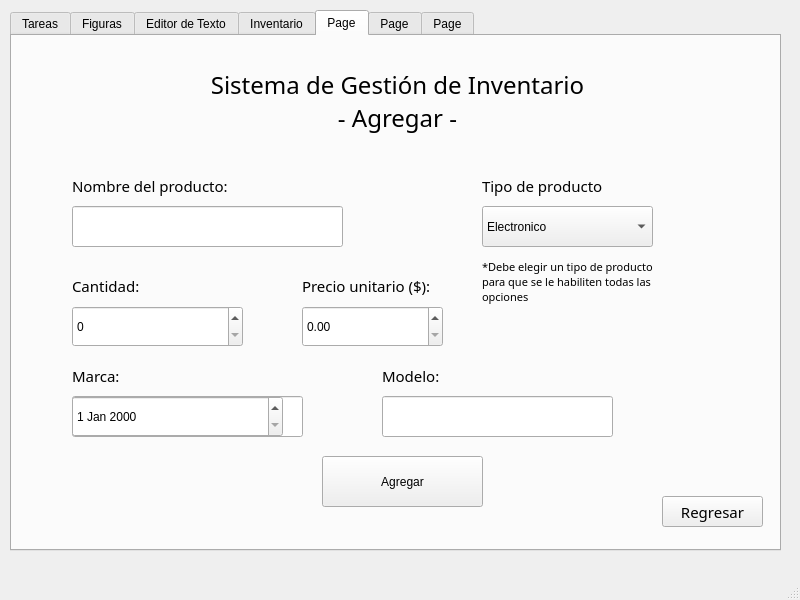
<?xml version="1.0" encoding="UTF-8"?>
<ui version="4.0">
 <class>MainWindow</class>
 <widget class="QMainWindow" name="MainWindow">
  <property name="geometry">
   <rect>
    <x>0</x>
    <y>0</y>
    <width>800</width>
    <height>600</height>
   </rect>
  </property>
  <property name="windowTitle">
   <string>MainWindow</string>
  </property>
  <widget class="QWidget" name="centralwidget">
   <widget class="QTabWidget" name="tabWidget">
    <property name="geometry">
     <rect>
      <x>10</x>
      <y>10</y>
      <width>771</width>
      <height>541</height>
     </rect>
    </property>
    <property name="currentIndex">
     <number>4</number>
    </property>
    <property name="tabBarAutoHide">
     <bool>false</bool>
    </property>
    <widget class="QWidget" name="tab">
     <attribute name="title">
      <string>Tareas</string>
     </attribute>
     <widget class="QLabel" name="label_2">
      <property name="geometry">
       <rect>
        <x>20</x>
        <y>20</y>
        <width>711</width>
        <height>71</height>
       </rect>
      </property>
      <property name="font">
       <font>
        <family>Sitka</family>
        <pointsize>26</pointsize>
       </font>
      </property>
      <property name="text">
       <string>Sistema de Gestión de Tareas</string>
      </property>
      <property name="alignment">
       <set>Qt::AlignmentFlag::AlignCenter</set>
      </property>
     </widget>
     <widget class="QLabel" name="label_14">
      <property name="geometry">
       <rect>
        <x>60</x>
        <y>110</y>
        <width>251</width>
        <height>20</height>
       </rect>
      </property>
      <property name="font">
       <font>
        <family>Sitka Display</family>
        <pointsize>11</pointsize>
       </font>
      </property>
      <property name="text">
       <string>Tarea:</string>
      </property>
     </widget>
     <widget class="QLineEdit" name="lE_tarea">
      <property name="geometry">
       <rect>
        <x>60</x>
        <y>140</y>
        <width>271</width>
        <height>41</height>
       </rect>
      </property>
     </widget>
     <widget class="QComboBox" name="comboBox_tipoTarea">
      <property name="geometry">
       <rect>
        <x>60</x>
        <y>230</y>
        <width>231</width>
        <height>41</height>
       </rect>
      </property>
      <item>
       <property name="text">
        <string>Diaria</string>
       </property>
      </item>
      <item>
       <property name="text">
        <string>Semanal</string>
       </property>
      </item>
     </widget>
     <widget class="QLabel" name="label_15">
      <property name="geometry">
       <rect>
        <x>60</x>
        <y>200</y>
        <width>251</width>
        <height>20</height>
       </rect>
      </property>
      <property name="font">
       <font>
        <family>Sitka Display</family>
        <pointsize>11</pointsize>
       </font>
      </property>
      <property name="text">
       <string>Tipo de tarea:</string>
      </property>
     </widget>
     <widget class="QLabel" name="label_16">
      <property name="geometry">
       <rect>
        <x>450</x>
        <y>110</y>
        <width>251</width>
        <height>20</height>
       </rect>
      </property>
      <property name="font">
       <font>
        <family>Sitka Display</family>
        <pointsize>11</pointsize>
       </font>
      </property>
      <property name="text">
       <string>Tareas Agregadas</string>
      </property>
      <property name="alignment">
       <set>Qt::AlignmentFlag::AlignCenter</set>
      </property>
     </widget>
     <widget class="QLabel" name="label_17">
      <property name="geometry">
       <rect>
        <x>60</x>
        <y>290</y>
        <width>251</width>
        <height>20</height>
       </rect>
      </property>
      <property name="font">
       <font>
        <family>Sitka Display</family>
        <pointsize>11</pointsize>
       </font>
      </property>
      <property name="text">
       <string>Fecha de inicio:</string>
      </property>
     </widget>
     <widget class="QLineEdit" name="lE_infoTarea">
      <property name="geometry">
       <rect>
        <x>60</x>
        <y>410</y>
        <width>271</width>
        <height>41</height>
       </rect>
      </property>
      <property name="text">
       <string/>
      </property>
     </widget>
     <widget class="QLabel" name="label_18">
      <property name="geometry">
       <rect>
        <x>60</x>
        <y>380</y>
        <width>251</width>
        <height>20</height>
       </rect>
      </property>
      <property name="font">
       <font>
        <family>Sitka Display</family>
        <pointsize>11</pointsize>
       </font>
      </property>
      <property name="text">
       <string>Descripcion:</string>
      </property>
     </widget>
     <widget class="QPushButton" name="btn_aceptarTarea">
      <property name="geometry">
       <rect>
        <x>490</x>
        <y>400</y>
        <width>171</width>
        <height>61</height>
       </rect>
      </property>
      <property name="text">
       <string>Aceptar</string>
      </property>
     </widget>
     <widget class="QDateEdit" name="fecha_tarea">
      <property name="geometry">
       <rect>
        <x>60</x>
        <y>320</y>
        <width>231</width>
        <height>41</height>
       </rect>
      </property>
     </widget>
     <widget class="QTextEdit" name="tE_reporte">
      <property name="geometry">
       <rect>
        <x>420</x>
        <y>140</y>
        <width>311</width>
        <height>231</height>
       </rect>
      </property>
      <property name="readOnly">
       <bool>true</bool>
      </property>
     </widget>
    </widget>
    <widget class="QWidget" name="tab_5">
     <attribute name="title">
      <string>Figuras</string>
     </attribute>
     <widget class="QGraphicsView" name="graphicsView">
      <property name="geometry">
       <rect>
        <x>30</x>
        <y>20</y>
        <width>481</width>
        <height>441</height>
       </rect>
      </property>
     </widget>
     <widget class="QPushButton" name="btn_triangulo">
      <property name="geometry">
       <rect>
        <x>560</x>
        <y>210</y>
        <width>171</width>
        <height>61</height>
       </rect>
      </property>
      <property name="text">
       <string>Triángulo</string>
      </property>
     </widget>
     <widget class="QPushButton" name="btn_circulo">
      <property name="geometry">
       <rect>
        <x>560</x>
        <y>120</y>
        <width>171</width>
        <height>61</height>
       </rect>
      </property>
      <property name="text">
       <string>Círculo</string>
      </property>
     </widget>
     <widget class="QPushButton" name="btn_rectangulo">
      <property name="geometry">
       <rect>
        <x>560</x>
        <y>300</y>
        <width>171</width>
        <height>61</height>
       </rect>
      </property>
      <property name="text">
       <string>Rectángulo</string>
      </property>
     </widget>
     <widget class="QLabel" name="label_19">
      <property name="geometry">
       <rect>
        <x>510</x>
        <y>40</y>
        <width>251</width>
        <height>61</height>
       </rect>
      </property>
      <property name="font">
       <font>
        <family>Sitka Display</family>
        <pointsize>14</pointsize>
       </font>
      </property>
      <property name="text">
       <string>Elija la figura que
 quiera dibujar</string>
      </property>
      <property name="alignment">
       <set>Qt::AlignmentFlag::AlignCenter</set>
      </property>
     </widget>
    </widget>
    <widget class="QWidget" name="tab_2">
     <attribute name="title">
      <string>Editor de Texto</string>
     </attribute>
     <widget class="QTextEdit" name="tE_editor">
      <property name="geometry">
       <rect>
        <x>80</x>
        <y>200</y>
        <width>611</width>
        <height>191</height>
       </rect>
      </property>
     </widget>
     <widget class="QPushButton" name="btn_bold">
      <property name="geometry">
       <rect>
        <x>260</x>
        <y>140</y>
        <width>61</width>
        <height>41</height>
       </rect>
      </property>
      <property name="font">
       <font>
        <pointsize>11</pointsize>
        <bold>true</bold>
       </font>
      </property>
      <property name="text">
       <string>B</string>
      </property>
     </widget>
     <widget class="QPushButton" name="btn_cursive">
      <property name="geometry">
       <rect>
        <x>420</x>
        <y>140</y>
        <width>61</width>
        <height>41</height>
       </rect>
      </property>
      <property name="font">
       <font>
        <pointsize>11</pointsize>
        <italic>true</italic>
       </font>
      </property>
      <property name="text">
       <string>K</string>
      </property>
     </widget>
     <widget class="QPushButton" name="btn_underline">
      <property name="geometry">
       <rect>
        <x>340</x>
        <y>140</y>
        <width>61</width>
        <height>41</height>
       </rect>
      </property>
      <property name="font">
       <font>
        <pointsize>11</pointsize>
        <underline>true</underline>
       </font>
      </property>
      <property name="text">
       <string>U</string>
      </property>
     </widget>
     <widget class="QLabel" name="label_3">
      <property name="geometry">
       <rect>
        <x>30</x>
        <y>50</y>
        <width>711</width>
        <height>71</height>
       </rect>
      </property>
      <property name="font">
       <font>
        <family>Sitka</family>
        <pointsize>28</pointsize>
       </font>
      </property>
      <property name="text">
       <string>Editor de Texto </string>
      </property>
      <property name="alignment">
       <set>Qt::AlignmentFlag::AlignCenter</set>
      </property>
     </widget>
    </widget>
    <widget class="QWidget" name="tab_3">
     <attribute name="title">
      <string>Inventario</string>
     </attribute>
     <widget class="QLabel" name="label">
      <property name="geometry">
       <rect>
        <x>30</x>
        <y>30</y>
        <width>711</width>
        <height>71</height>
       </rect>
      </property>
      <property name="font">
       <font>
        <family>Sitka</family>
        <pointsize>26</pointsize>
       </font>
      </property>
      <property name="text">
       <string>Sistema de Gestión de Inventario</string>
      </property>
      <property name="alignment">
       <set>Qt::AlignmentFlag::AlignCenter</set>
      </property>
     </widget>
     <widget class="QPushButton" name="btn_agregarM">
      <property name="geometry">
       <rect>
        <x>300</x>
        <y>140</y>
        <width>171</width>
        <height>61</height>
       </rect>
      </property>
      <property name="font">
       <font>
        <family>Sitka Display</family>
        <pointsize>11</pointsize>
       </font>
      </property>
      <property name="text">
       <string>Agregar</string>
      </property>
     </widget>
     <widget class="QPushButton" name="btn_eliminarM">
      <property name="geometry">
       <rect>
        <x>300</x>
        <y>230</y>
        <width>171</width>
        <height>61</height>
       </rect>
      </property>
      <property name="font">
       <font>
        <family>Sitka Display</family>
        <pointsize>11</pointsize>
       </font>
      </property>
      <property name="text">
       <string>Eliminar</string>
      </property>
     </widget>
     <widget class="QPushButton" name="btn_modificarM">
      <property name="geometry">
       <rect>
        <x>300</x>
        <y>320</y>
        <width>171</width>
        <height>61</height>
       </rect>
      </property>
      <property name="font">
       <font>
        <family>Sitka Display</family>
        <pointsize>11</pointsize>
       </font>
      </property>
      <property name="text">
       <string>Modificar</string>
      </property>
     </widget>
    </widget>
    <widget class="QWidget" name="tab_4">
     <attribute name="title">
      <string>Page</string>
     </attribute>
     <widget class="QLineEdit" name="lE_nombreProd1">
      <property name="geometry">
       <rect>
        <x>60</x>
        <y>170</y>
        <width>271</width>
        <height>41</height>
       </rect>
      </property>
     </widget>
     <widget class="QLabel" name="label_9">
      <property name="geometry">
       <rect>
        <x>60</x>
        <y>240</y>
        <width>101</width>
        <height>20</height>
       </rect>
      </property>
      <property name="font">
       <font>
        <family>Sitka Display</family>
        <pointsize>11</pointsize>
       </font>
      </property>
      <property name="text">
       <string>Cantidad:</string>
      </property>
     </widget>
     <widget class="QDoubleSpinBox" name="dSpinBox_precioProd">
      <property name="geometry">
       <rect>
        <x>290</x>
        <y>270</y>
        <width>141</width>
        <height>41</height>
       </rect>
      </property>
      <property name="maximum">
       <double>999999.000000000000000</double>
      </property>
     </widget>
     <widget class="QLabel" name="label_10">
      <property name="geometry">
       <rect>
        <x>290</x>
        <y>240</y>
        <width>151</width>
        <height>20</height>
       </rect>
      </property>
      <property name="font">
       <font>
        <family>Sitka Display</family>
        <pointsize>11</pointsize>
       </font>
      </property>
      <property name="text">
       <string>Precio unitario ($):</string>
      </property>
     </widget>
     <widget class="QPushButton" name="btn_agregarProd">
      <property name="geometry">
       <rect>
        <x>310</x>
        <y>420</y>
        <width>161</width>
        <height>51</height>
       </rect>
      </property>
      <property name="text">
       <string>Agregar</string>
      </property>
     </widget>
     <widget class="QLabel" name="label_11">
      <property name="geometry">
       <rect>
        <x>60</x>
        <y>140</y>
        <width>251</width>
        <height>20</height>
       </rect>
      </property>
      <property name="font">
       <font>
        <family>Sitka Display</family>
        <pointsize>11</pointsize>
       </font>
      </property>
      <property name="text">
       <string>Nombre del producto:</string>
      </property>
     </widget>
     <widget class="QSpinBox" name="spinBox_cantProd">
      <property name="geometry">
       <rect>
        <x>60</x>
        <y>270</y>
        <width>171</width>
        <height>41</height>
       </rect>
      </property>
      <property name="maximum">
       <number>999999</number>
      </property>
     </widget>
     <widget class="QComboBox" name="comboBox_TipoProd">
      <property name="geometry">
       <rect>
        <x>470</x>
        <y>170</y>
        <width>171</width>
        <height>41</height>
       </rect>
      </property>
      <item>
       <property name="text">
        <string>Electronico</string>
       </property>
      </item>
      <item>
       <property name="text">
        <string>Ropa</string>
       </property>
      </item>
      <item>
       <property name="text">
        <string>Alimento</string>
       </property>
      </item>
     </widget>
     <widget class="QLabel" name="label_12">
      <property name="geometry">
       <rect>
        <x>470</x>
        <y>140</y>
        <width>171</width>
        <height>20</height>
       </rect>
      </property>
      <property name="font">
       <font>
        <family>Sitka Display</family>
        <pointsize>11</pointsize>
       </font>
      </property>
      <property name="text">
       <string>Tipo de producto</string>
      </property>
     </widget>
     <widget class="QLabel" name="label_13">
      <property name="geometry">
       <rect>
        <x>30</x>
        <y>30</y>
        <width>711</width>
        <height>71</height>
       </rect>
      </property>
      <property name="font">
       <font>
        <family>Sitka</family>
        <pointsize>18</pointsize>
       </font>
      </property>
      <property name="text">
       <string>Sistema de Gestión de Inventario
- Agregar -</string>
      </property>
      <property name="alignment">
       <set>Qt::AlignmentFlag::AlignCenter</set>
      </property>
     </widget>
     <widget class="QLabel" name="lbl_new">
      <property name="geometry">
       <rect>
        <x>60</x>
        <y>330</y>
        <width>251</width>
        <height>20</height>
       </rect>
      </property>
      <property name="font">
       <font>
        <family>Sitka Display</family>
        <pointsize>11</pointsize>
       </font>
      </property>
      <property name="text">
       <string>Marca:</string>
      </property>
     </widget>
     <widget class="QLineEdit" name="lE_new">
      <property name="geometry">
       <rect>
        <x>60</x>
        <y>360</y>
        <width>231</width>
        <height>41</height>
       </rect>
      </property>
     </widget>
     <widget class="QLabel" name="lbl_new2">
      <property name="geometry">
       <rect>
        <x>370</x>
        <y>330</y>
        <width>381</width>
        <height>20</height>
       </rect>
      </property>
      <property name="font">
       <font>
        <family>Sitka Display</family>
        <pointsize>11</pointsize>
       </font>
      </property>
      <property name="text">
       <string>Modelo:</string>
      </property>
     </widget>
     <widget class="QLineEdit" name="lE_new2">
      <property name="geometry">
       <rect>
        <x>370</x>
        <y>360</y>
        <width>231</width>
        <height>41</height>
       </rect>
      </property>
     </widget>
     <widget class="QSpinBox" name="spinBox_talla">
      <property name="geometry">
       <rect>
        <x>60</x>
        <y>360</y>
        <width>121</width>
        <height>41</height>
       </rect>
      </property>
     </widget>
     <widget class="QDateEdit" name="dateEdit">
      <property name="geometry">
       <rect>
        <x>60</x>
        <y>360</y>
        <width>211</width>
        <height>41</height>
       </rect>
      </property>
     </widget>
     <widget class="QLabel" name="label_28">
      <property name="geometry">
       <rect>
        <x>470</x>
        <y>210</y>
        <width>231</width>
        <height>71</height>
       </rect>
      </property>
      <property name="font">
       <font>
        <family>Sitka Display</family>
        <pointsize>8</pointsize>
       </font>
      </property>
      <property name="text">
       <string>*Debe elegir un tipo de producto 
para que se le habiliten todas las 
opciones</string>
      </property>
     </widget>
     <widget class="QPushButton" name="btn_regresar1">
      <property name="geometry">
       <rect>
        <x>650</x>
        <y>460</y>
        <width>101</width>
        <height>31</height>
       </rect>
      </property>
      <property name="font">
       <font>
        <family>Sitka Display</family>
        <pointsize>11</pointsize>
       </font>
      </property>
      <property name="text">
       <string>Regresar</string>
      </property>
     </widget>
    </widget>
    <widget class="QWidget" name="tab_6">
     <attribute name="title">
      <string>Page</string>
     </attribute>
     <widget class="QLabel" name="label_31">
      <property name="geometry">
       <rect>
        <x>30</x>
        <y>30</y>
        <width>711</width>
        <height>71</height>
       </rect>
      </property>
      <property name="font">
       <font>
        <family>Sitka</family>
        <pointsize>18</pointsize>
       </font>
      </property>
      <property name="text">
       <string>Sistema de Gestión de Inventario
- Eliminar -</string>
      </property>
      <property name="alignment">
       <set>Qt::AlignmentFlag::AlignCenter</set>
      </property>
     </widget>
     <widget class="QComboBox" name="comboBox_eliminar">
      <property name="geometry">
       <rect>
        <x>170</x>
        <y>190</y>
        <width>441</width>
        <height>111</height>
       </rect>
      </property>
     </widget>
     <widget class="QPushButton" name="btn_eliminar">
      <property name="geometry">
       <rect>
        <x>310</x>
        <y>340</y>
        <width>151</width>
        <height>51</height>
       </rect>
      </property>
      <property name="text">
       <string>Eliminar</string>
      </property>
     </widget>
     <widget class="QLabel" name="label_20">
      <property name="geometry">
       <rect>
        <x>270</x>
        <y>140</y>
        <width>271</width>
        <height>20</height>
       </rect>
      </property>
      <property name="font">
       <font>
        <family>Sitka Display</family>
        <pointsize>11</pointsize>
       </font>
      </property>
      <property name="text">
       <string>Elija el producto que desea eliminar</string>
      </property>
     </widget>
     <widget class="QPushButton" name="btn_regresar1_2">
      <property name="geometry">
       <rect>
        <x>640</x>
        <y>440</y>
        <width>101</width>
        <height>31</height>
       </rect>
      </property>
      <property name="font">
       <font>
        <family>Sitka Display</family>
        <pointsize>11</pointsize>
       </font>
      </property>
      <property name="text">
       <string>Regresar</string>
      </property>
     </widget>
    </widget>
    <widget class="QWidget" name="tab_13">
     <attribute name="title">
      <string>Page</string>
     </attribute>
     <widget class="QLabel" name="label_32">
      <property name="geometry">
       <rect>
        <x>30</x>
        <y>30</y>
        <width>711</width>
        <height>71</height>
       </rect>
      </property>
      <property name="font">
       <font>
        <family>Sitka</family>
        <pointsize>18</pointsize>
       </font>
      </property>
      <property name="text">
       <string>Sistema de Gestión de Inventario
- Modificar -</string>
      </property>
      <property name="alignment">
       <set>Qt::AlignmentFlag::AlignCenter</set>
      </property>
     </widget>
     <widget class="QPushButton" name="btn_modificar">
      <property name="geometry">
       <rect>
        <x>610</x>
        <y>390</y>
        <width>141</width>
        <height>61</height>
       </rect>
      </property>
      <property name="text">
       <string>Modificar</string>
      </property>
     </widget>
     <widget class="QLineEdit" name="lE_new_2">
      <property name="geometry">
       <rect>
        <x>50</x>
        <y>410</y>
        <width>231</width>
        <height>41</height>
       </rect>
      </property>
     </widget>
     <widget class="QDoubleSpinBox" name="dSpinBox_precioProd_2">
      <property name="geometry">
       <rect>
        <x>580</x>
        <y>300</y>
        <width>141</width>
        <height>41</height>
       </rect>
      </property>
      <property name="maximum">
       <double>9999999.000000000000000</double>
      </property>
     </widget>
     <widget class="QLabel" name="label_22">
      <property name="geometry">
       <rect>
        <x>350</x>
        <y>270</y>
        <width>101</width>
        <height>20</height>
       </rect>
      </property>
      <property name="font">
       <font>
        <family>Sitka Display</family>
        <pointsize>11</pointsize>
       </font>
      </property>
      <property name="text">
       <string>Cantidad:</string>
      </property>
     </widget>
     <widget class="QSpinBox" name="spinBox_cantProd_2">
      <property name="geometry">
       <rect>
        <x>350</x>
        <y>300</y>
        <width>171</width>
        <height>41</height>
       </rect>
      </property>
      <property name="maximum">
       <number>999999</number>
      </property>
     </widget>
     <widget class="QLineEdit" name="lE_new2_2">
      <property name="geometry">
       <rect>
        <x>340</x>
        <y>410</y>
        <width>231</width>
        <height>41</height>
       </rect>
      </property>
     </widget>
     <widget class="QLabel" name="lbl_new2_2">
      <property name="geometry">
       <rect>
        <x>340</x>
        <y>380</y>
        <width>361</width>
        <height>20</height>
       </rect>
      </property>
      <property name="font">
       <font>
        <family>Sitka Display</family>
        <pointsize>11</pointsize>
       </font>
      </property>
      <property name="text">
       <string>Modelo:</string>
      </property>
     </widget>
     <widget class="QDateEdit" name="dateEdit_2">
      <property name="geometry">
       <rect>
        <x>50</x>
        <y>410</y>
        <width>211</width>
        <height>41</height>
       </rect>
      </property>
     </widget>
     <widget class="QSpinBox" name="spinBox_talla_2">
      <property name="geometry">
       <rect>
        <x>50</x>
        <y>410</y>
        <width>121</width>
        <height>41</height>
       </rect>
      </property>
     </widget>
     <widget class="QLineEdit" name="lE_nombreProd1_2">
      <property name="geometry">
       <rect>
        <x>50</x>
        <y>300</y>
        <width>271</width>
        <height>41</height>
       </rect>
      </property>
     </widget>
     <widget class="QLabel" name="lbl_new_2">
      <property name="geometry">
       <rect>
        <x>50</x>
        <y>380</y>
        <width>251</width>
        <height>20</height>
       </rect>
      </property>
      <property name="font">
       <font>
        <family>Sitka Display</family>
        <pointsize>11</pointsize>
       </font>
      </property>
      <property name="text">
       <string>Marca:</string>
      </property>
     </widget>
     <widget class="QLabel" name="label_25">
      <property name="geometry">
       <rect>
        <x>50</x>
        <y>270</y>
        <width>251</width>
        <height>20</height>
       </rect>
      </property>
      <property name="font">
       <font>
        <family>Sitka Display</family>
        <pointsize>11</pointsize>
       </font>
      </property>
      <property name="text">
       <string>Nombre del producto:</string>
      </property>
     </widget>
     <widget class="QComboBox" name="comboBox_TipoProd_2">
      <property name="geometry">
       <rect>
        <x>430</x>
        <y>160</y>
        <width>171</width>
        <height>41</height>
       </rect>
      </property>
      <item>
       <property name="text">
        <string>Electronico</string>
       </property>
      </item>
      <item>
       <property name="text">
        <string>Ropa</string>
       </property>
      </item>
      <item>
       <property name="text">
        <string>Alimento</string>
       </property>
      </item>
     </widget>
     <widget class="QLabel" name="label_24">
      <property name="geometry">
       <rect>
        <x>430</x>
        <y>130</y>
        <width>171</width>
        <height>20</height>
       </rect>
      </property>
      <property name="font">
       <font>
        <family>Sitka Display</family>
        <pointsize>11</pointsize>
       </font>
      </property>
      <property name="text">
       <string>Tipo de producto</string>
      </property>
     </widget>
     <widget class="QComboBox" name="comboBox_modificar">
      <property name="geometry">
       <rect>
        <x>50</x>
        <y>160</y>
        <width>261</width>
        <height>91</height>
       </rect>
      </property>
     </widget>
     <widget class="QLabel" name="label_26">
      <property name="geometry">
       <rect>
        <x>50</x>
        <y>130</y>
        <width>271</width>
        <height>20</height>
       </rect>
      </property>
      <property name="font">
       <font>
        <family>Sitka Display</family>
        <pointsize>11</pointsize>
       </font>
      </property>
      <property name="text">
       <string>Elija el producto que desea modificar</string>
      </property>
     </widget>
     <widget class="QLabel" name="label_21">
      <property name="geometry">
       <rect>
        <x>580</x>
        <y>270</y>
        <width>151</width>
        <height>20</height>
       </rect>
      </property>
      <property name="font">
       <font>
        <family>Sitka Display</family>
        <pointsize>11</pointsize>
       </font>
      </property>
      <property name="text">
       <string>Precio unitario ($):</string>
      </property>
     </widget>
     <widget class="QLabel" name="label_27">
      <property name="geometry">
       <rect>
        <x>430</x>
        <y>210</y>
        <width>171</width>
        <height>20</height>
       </rect>
      </property>
      <property name="font">
       <font>
        <family>Sitka Display</family>
        <pointsize>11</pointsize>
       </font>
      </property>
      <property name="text">
       <string/>
      </property>
     </widget>
     <widget class="QPushButton" name="btn_regresar1_3">
      <property name="geometry">
       <rect>
        <x>630</x>
        <y>460</y>
        <width>101</width>
        <height>31</height>
       </rect>
      </property>
      <property name="font">
       <font>
        <family>Sitka Display</family>
        <pointsize>11</pointsize>
       </font>
      </property>
      <property name="text">
       <string>Regresar</string>
      </property>
     </widget>
    </widget>
   </widget>
  </widget>
  <widget class="QMenuBar" name="menubar">
   <property name="geometry">
    <rect>
     <x>0</x>
     <y>0</y>
     <width>800</width>
     <height>25</height>
    </rect>
   </property>
  </widget>
  <widget class="QStatusBar" name="statusbar"/>
 </widget>
 <resources/>
 <connections/>
</ui>
